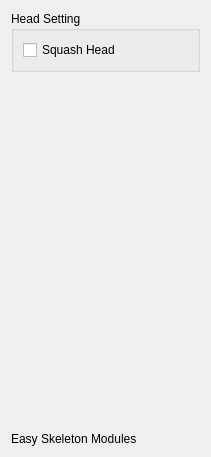
<?xml version="1.0" encoding="UTF-8"?>
<ui version="4.0">
 <class>Form</class>
 <widget class="QWidget" name="Form">
  <property name="geometry">
   <rect>
    <x>0</x>
    <y>0</y>
    <width>211</width>
    <height>457</height>
   </rect>
  </property>
  <property name="windowTitle">
   <string>Form</string>
  </property>
  <layout class="QGridLayout" name="gridLayout">
   <item row="1" column="0">
    <spacer name="verticalSpacer">
     <property name="orientation">
      <enum>Qt::Vertical</enum>
     </property>
     <property name="sizeHint" stdset="0">
      <size>
       <width>20</width>
       <height>359</height>
      </size>
     </property>
    </spacer>
   </item>
   <item row="0" column="0">
    <widget class="QGroupBox" name="groupBox_2">
     <property name="title">
      <string>Head Setting</string>
     </property>
     <layout class="QGridLayout" name="gridLayout_3">
      <item row="0" column="0">
       <layout class="QHBoxLayout" name="horizontalLayout_2">
        <item>
         <widget class="QCheckBox" name="checkBox">
          <property name="text">
           <string>Squash Head</string>
          </property>
         </widget>
        </item>
       </layout>
      </item>
     </layout>
    </widget>
   </item>
   <item row="2" column="0">
    <widget class="QLabel" name="label">
     <property name="text">
      <string>Easy Skeleton Modules</string>
     </property>
    </widget>
   </item>
  </layout>
 </widget>
 <resources/>
 <connections/>
</ui>
